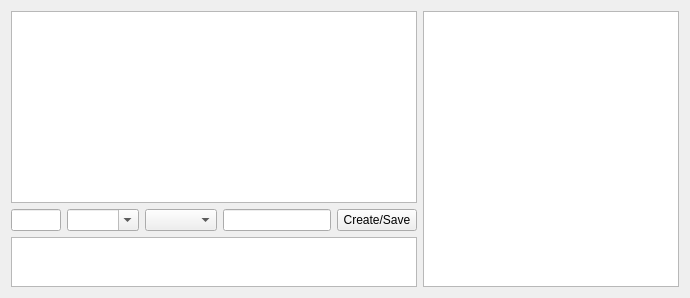
         <widget class="QWidget" name="tab_4">
          <attribute name="title">
           <string>Master Table</string>
          </attribute>
          <layout class="QHBoxLayout" name="horizontalLayout_16">
           <item>
            <layout class="QVBoxLayout" name="verticalLayout_16">
             <item>
              <widget class="QTableView" name="tblMaster">
               <property name="sortingEnabled">
                <bool>true</bool>
               </property>
              </widget>
             </item>
             <item>
              <layout class="QHBoxLayout" name="horizontalLayout_27">
               <item>
                <widget class="QLineEdit" name="txtMSTRID">
                 <property name="maximumSize">
                  <size>
                   <width>50</width>
                   <height>16777215</height>
                  </size>
                 </property>
                </widget>
               </item>
               <item>
                <widget class="QComboBox" name="cmbMSTRReference">
                 <property name="editable">
                  <bool>true</bool>
                 </property>
                </widget>
               </item>
               <item>
                <widget class="QComboBox" name="cmbMSTRTableType"/>
               </item>
               <item>
                <widget class="QLineEdit" name="txtMasterTableName"/>
               </item>
               <item>
                <widget class="QPushButton" name="cmdcsMSTR">
                 <property name="text">
                  <string>Create/Save</string>
                 </property>
                </widget>
               </item>
              </layout>
             </item>
             <item>
              <widget class="QTextEdit" name="txtMasterTableDescription">
               <property name="maximumSize">
                <size>
                 <width>16777215</width>
                 <height>50</height>
                </size>
               </property>
              </widget>
             </item>
            </layout>
           </item>
           <item>
            <widget class="QListView" name="lstTables"/>
           </item>
          </layout>
         </widget>
